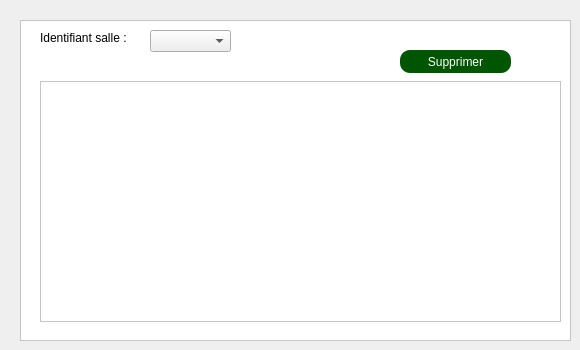
        <widget class="QWidget" name="tab_9">
         <attribute name="title">
          <string>Supprimer une salle</string>
         </attribute>
         <widget class="QPushButton" name="pb_supprimer_salle">
          <property name="geometry">
           <rect>
            <x>400</x>
            <y>50</y>
            <width>111</width>
            <height>23</height>
           </rect>
          </property>
          <property name="styleSheet">
           <string notr="true">border-radius: 10px;
background-color: rgb(0, 85, 0);
color: white</string>
          </property>
          <property name="text">
           <string>Supprimer</string>
          </property>
         </widget>
         <widget class="QTableView" name="tabeleve_supp_2">
          <property name="geometry">
           <rect>
            <x>20</x>
            <y>20</y>
            <width>551</width>
            <height>321</height>
           </rect>
          </property>
          <property name="styleSheet">
           <string notr="true">background-color: white;
font-size: 15px</string>
          </property>
         </widget>
         <widget class="QLabel" name="id_el_supp_3">
          <property name="geometry">
           <rect>
            <x>40</x>
            <y>30</y>
            <width>121</width>
            <height>16</height>
           </rect>
          </property>
          <property name="styleSheet">
           <string notr="true">background-color: rgb(255, 255, 255);</string>
          </property>
          <property name="text">
           <string>Identifiant salle :</string>
          </property>
         </widget>
         <widget class="QTableView" name="tab_salle_supp">
          <property name="geometry">
           <rect>
            <x>40</x>
            <y>81</y>
            <width>521</width>
            <height>241</height>
           </rect>
          </property>
          <property name="styleSheet">
           <string notr="true">background-color: rgb(255, 255, 255);</string>
          </property>
         </widget>
         <widget class="QComboBox" name="combo_supp_salle">
          <property name="geometry">
           <rect>
            <x>150</x>
            <y>30</y>
            <width>81</width>
            <height>22</height>
           </rect>
          </property>
         </widget>
         <zorder>tabeleve_supp_2</zorder>
         <zorder>pb_supprimer_salle</zorder>
         <zorder>id_el_supp_3</zorder>
         <zorder>tab_salle_supp</zorder>
         <zorder>combo_supp_salle</zorder>
        </widget>
